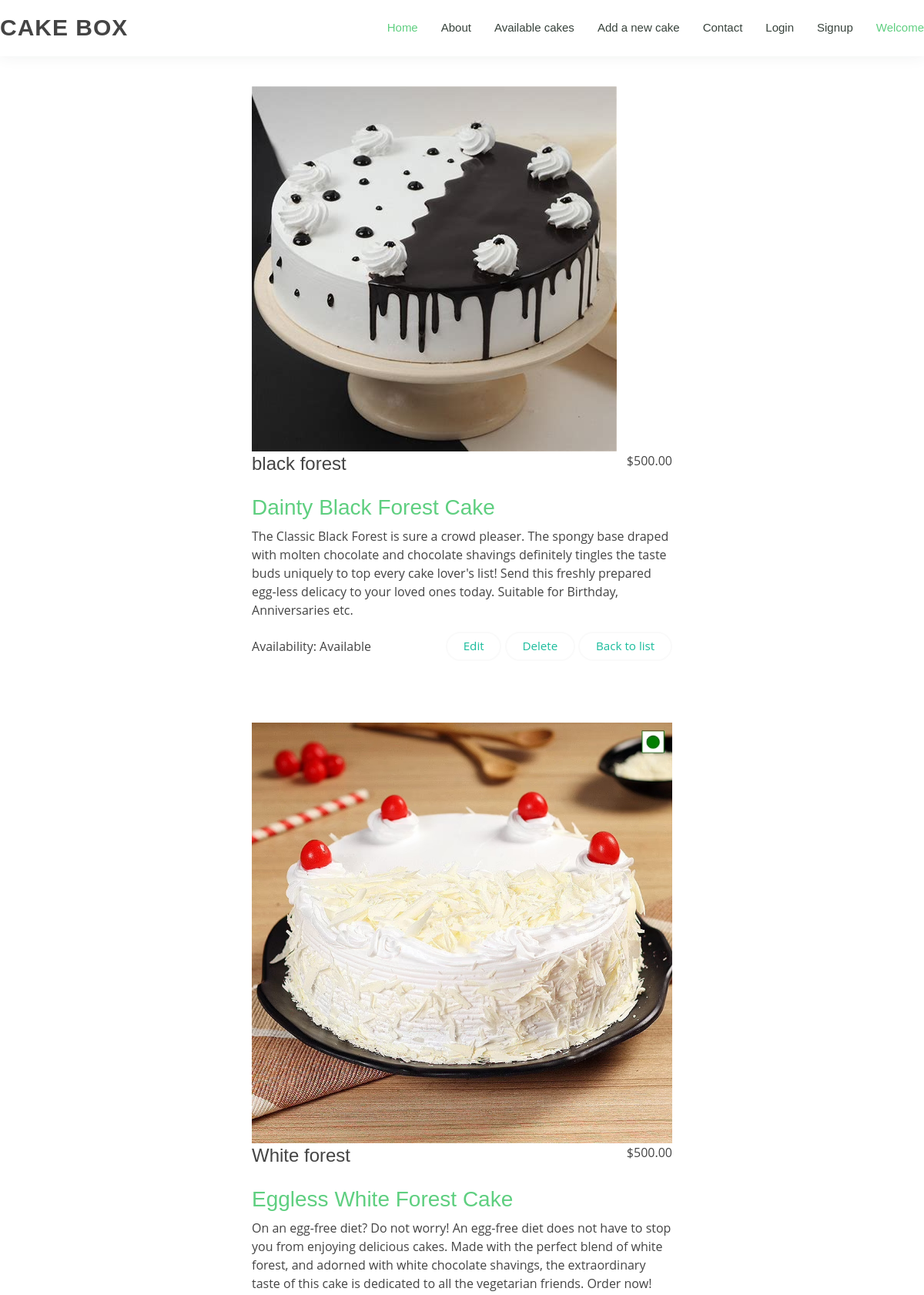
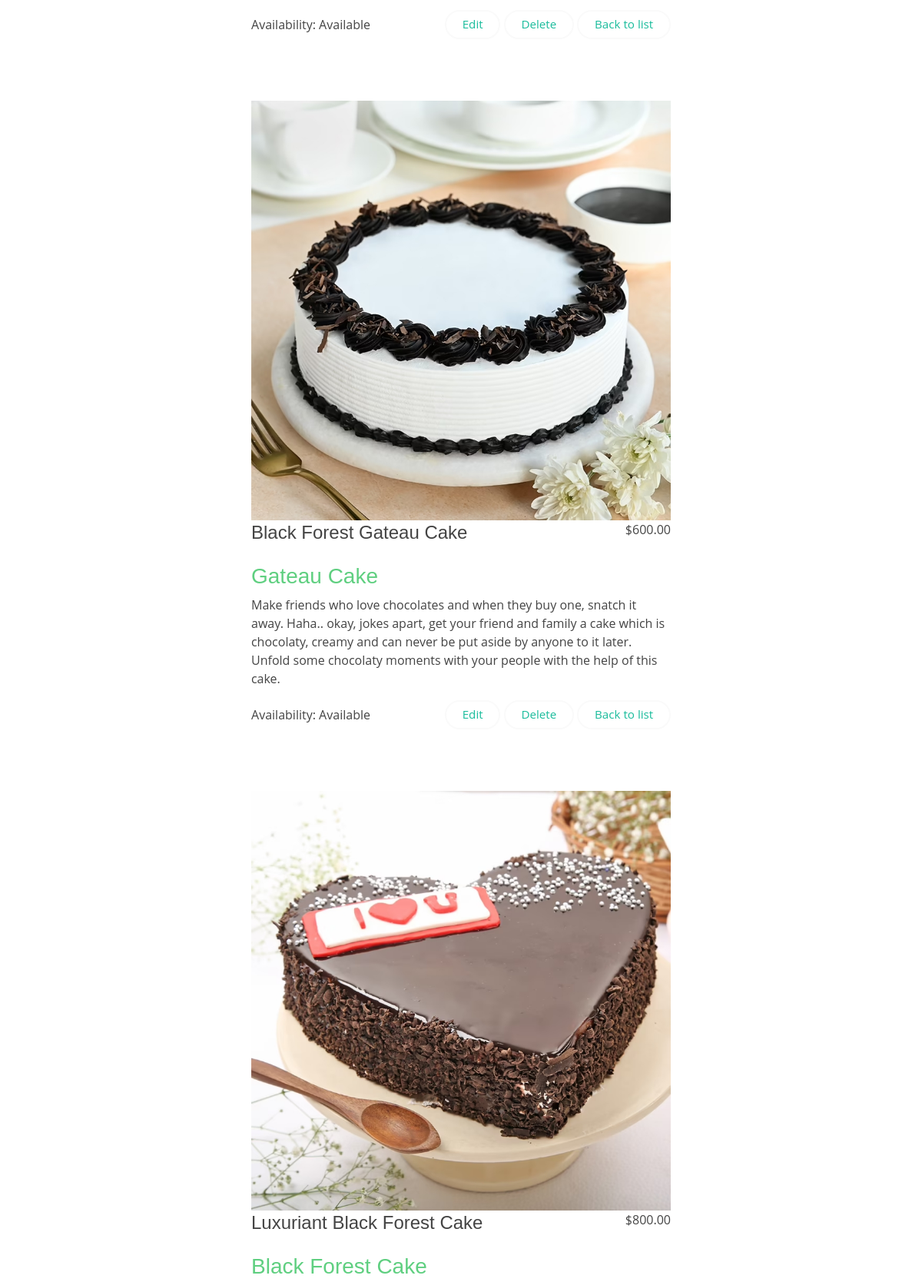
Page /all/ (upper part) on the committed database (2 pictures, top to bottom).
### cake/models.py (models this page shows, shortened)
class Cake(models.Model):
    name = models.CharField(max_length=255)
    description = models.TextField()
    image = models.ImageField(upload_to='cakes')
    price = models.DecimalField(max_digits=6, decimal_places=2)
    category = models.CharField(max_length=255)
    availability = models.BooleanField(default=True)

### cake/views.py (the view)
# urls.py: path('all/', all_cakes, name='all_cakes'),
def all_cakes(request):
    cakes = Cake.objects.all()
    return render(request, 'allcakes.html', {'cakes': cakes})

### cake/templates/allcakes.html (shortened to what this page needs)
{% extends 'base.html' %}
{% load static %}
{% block content %}
<div>
    <h1 >All Cakes</h1>
</div>
 {% for cake in cakes %}
            <div class="container">
                <div class="row mt-3 ">
                    <div class="col-lg-6 col-md-6 d-flex align-items-stretch mt-4 mt-md-5 mx-auto ">
                        <div class="course-item ">
                            <img src="{{ cake.image.url }}" alt="{{ cake.name }}" class="img-fluid mr-0" alt="...">
                            <div class="course-content">
                            <div class="d-flex justify-content-between align-items-center mb-3">
                                <h4>{{ cake.name }}</h4>
                                <p class="price ">${{ cake.price }}</p>
                            </div>
                            <h3><a href="course-details.html">{{ cake.category }}</a></h3>
                            <p>{{ cake.description }}</p>
                            <div class="trainer d-flex justify-content-between align-items-center">
                                <div class="trainer-profile d-flex align-items-center">
                                    {% if cake.availability %}
                                    <p>Availability: Available</p>
                                    {% else %}
                                    <p>Availability: Out of Stock</p>
                                {% endif %}
                                </div>
                                <div>
                                    <a class="btn btn-dark" href="{% url 'update_cake' pk=cake.pk %}">Edit</a>
                                    <a class="btn btn-dark" href="{% url 'delete_cake' pk=cake.pk %}">Delete</a>
                                    <a class="btn btn-dark" href="{% url 'list_cakes' %}">Back to list</a>
                                </div>
                            </div>
                            </div>
                        </div>
                </div>
        </div>
        </div>
{% endfor %}
{% endblock content %}

### cake/static/css/style.css (style rules this page uses)
body { font-family: "Open Sans", sans-serif; color: #444444; overflow-y: scroll; }
a { color: #5fcf80; text-decoration: none; }
h1, h2, h3, h4, h5, h6 { font-family: "Raleway", sans-serif; }
.btn { padding: 0.6rem 1.3rem; background-color: #fff; border: 2px solid #fafafa; font-size: 0.95rem; color: #1abc9c; line-height: 1; border-radius: 25px; outline: none; cursor: pointer; transition: 0.3s; margin: 0; }

### rows in the picture
Cake: image (picture), name "black forest", price "500.00", category "Dainty Black Forest Cake", description "The Classic Black Forest is sure a crowd pleaser. The spongy base draped with molten chocolate and chocolate shavings definitely tingles the taste buds uniquely to top every cake lover's list! Send this freshly prepared egg-less delicacy to your loved ones today. Suitable for Birthday, Anniversaries etc.", availability "Availability: Available"
Cake: image (picture), name "White forest", price "500.00", category "Eggless White Forest Cake", description "On an egg-free diet? Do not worry! An egg-free diet does not have to stop you from enjoying delicious cakes. Made with the perfect blend of white forest, and adorned with white chocolate shavings, the extraordinary taste of this cake is dedicated to all the vegetarian friends. Order now!", availability "Availability: Available"
Cake: image (picture), name "Black Forest Gateau Cake", price "600.00", category "Gateau Cake", description "Make friends who love chocolates and when they buy one, snatch it away. Haha.. okay, jokes apart, get your friend and family a cake which is chocolaty, creamy and can never be put aside by anyone to it later. Unfold some chocolaty moments with your people with the help of this cake.", availability "Availability: Available"
Cake: image (picture), name "Luxuriant Black Forest Cake", price "800.00", category "Black Forest Cake"
